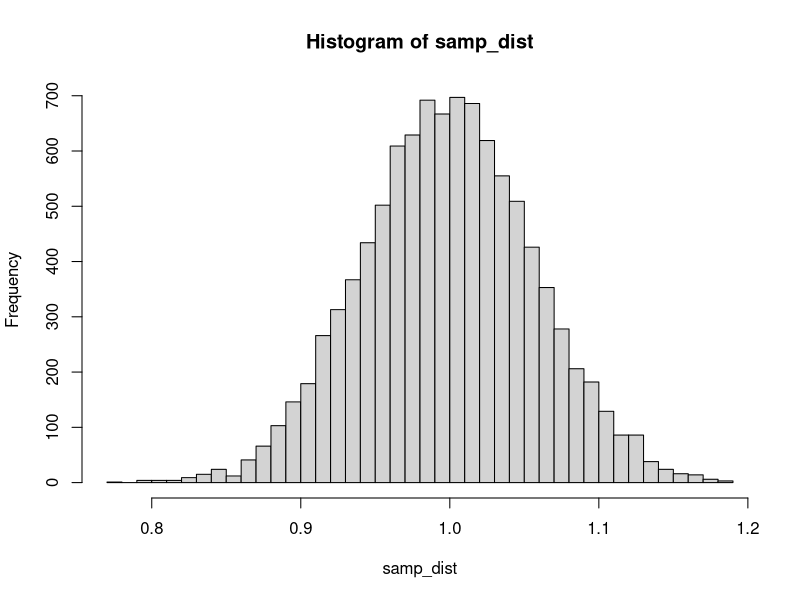
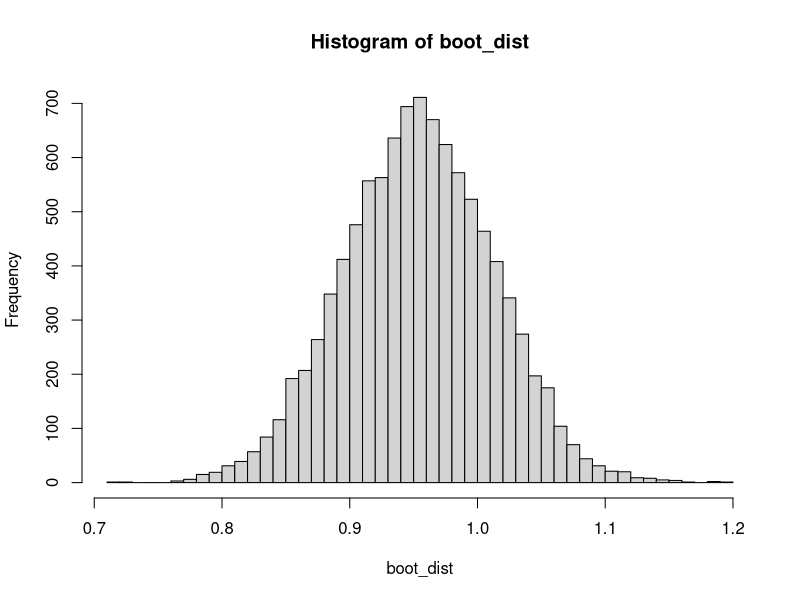

Reproduce these figures in R, in order.
#Giả lập dữ liêu với 100000 phần tử có giá trị từ 0 đến 2 (Giả lập chiều dài)
set.seed(200); 
pop <- runif(100000, min = 0, max = 2)

#Lấy mẫu 100 phần tử
n <- 100; sample1 <- sample(pop, n)

#Tính trung bình mẫu
x_bar <- mean(sample1); x_bar

#Lặp lại việc lấy mẫu 10000 rồi tính trung bình mỗi lần lấy rồi tính độ lệch chuuẩn vẽ biểu đồ hist
samp_dist <- replicate(10000, mean(sample(pop, n)))
sd(samp_dist); hist(samp_dist, breaks = 40)

#Tạo phân phối bootsrap rồi tính độ lệch chuuẩn vẽ biểu đồ hist
#replace=TRUE: Lấy có hoàn lại
boot_dist <- replicate(10000, mean(sample(sample1, n, replace=TRUE)))
sd(boot_dist); hist(boot_dist, breaks = 40)

#Xây dựng khoảng tin cậy 95%
anpha <- 1 - 0.95; quantile(boot_dist, c(anpha/2, 1-anpha/2))